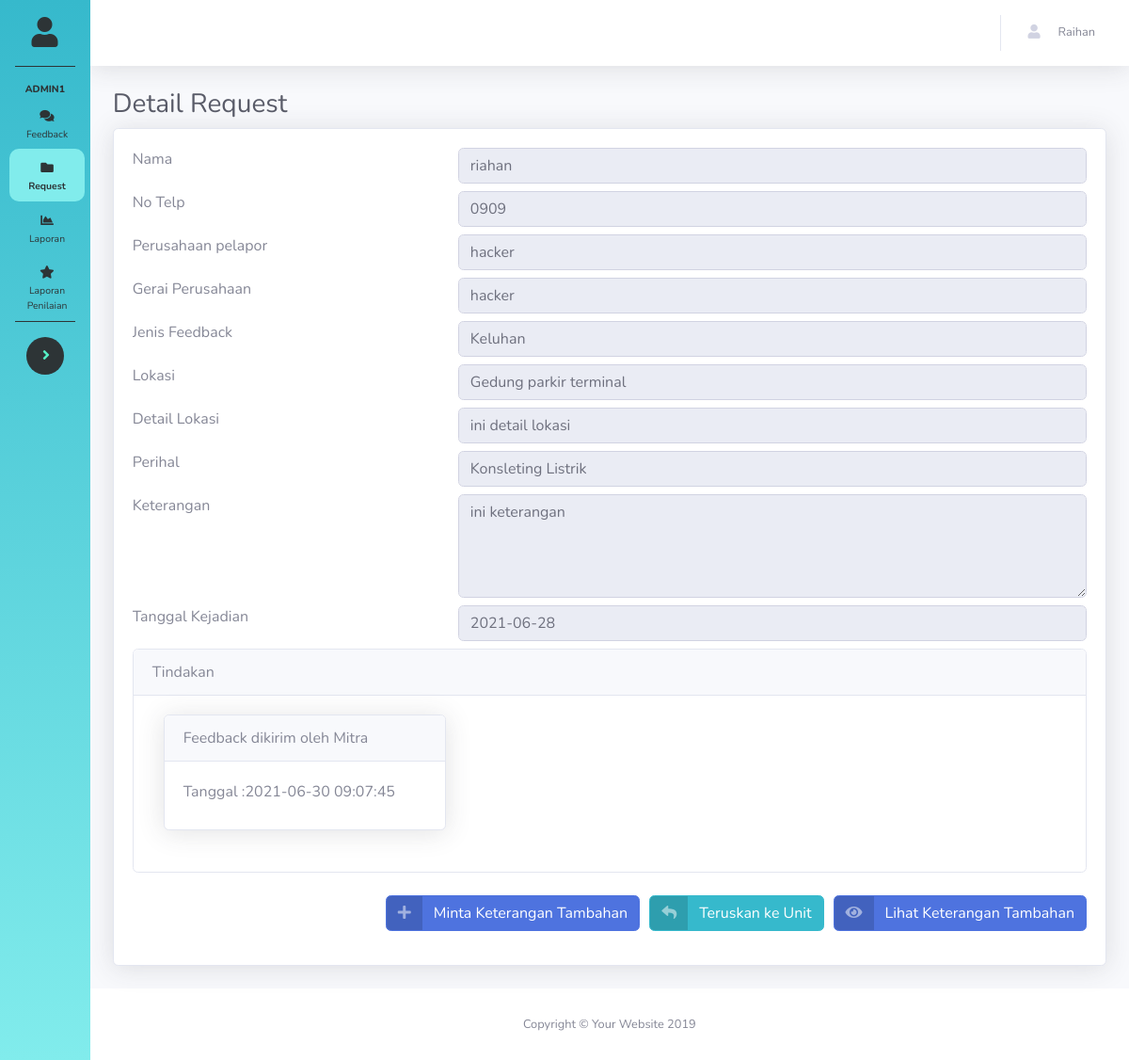
The app's page /Admin/detail_request.php?id=28 (signed in) with its own data.
### tables this page shows
CREATE TABLE `tb_aduan` (
  `id_aduan` int(11) NOT NULL,
  `id_akun` int(11) DEFAULT NULL,
  `id_customer` int(11) DEFAULT NULL,
  `id_unit` int(11) DEFAULT NULL,
  `nama_unit` varchar(200) DEFAULT NULL,
  `nama_departemen` varchar(200) DEFAULT NULL,
  `nama_detail_lokasi` varchar(200) DEFAULT NULL,
  `nama_lokasi` varchar(200) DEFAULT NULL,
  `jenis` varchar(10) NOT NULL,
  `urgensi` tinyint(4) DEFAULT 0,
  `perihal` text NOT NULL,
  `pelapor` varchar(20) NOT NULL,
  `ket` text NOT NULL,
  `status` varchar(12) NOT NULL,
  `waktu` datetime DEFAULT NULL,
  `waktu_kirim` datetime NOT NULL,
  `waktu_kejadian` date DEFAULT NULL,
  `keterangan_kejadian` text DEFAULT NULL,
  `foto` text DEFAULT NULL,
  `level` int(11) NOT NULL
);

CREATE TABLE `tb_customer` (
  `id_customer` int(11) NOT NULL,
  `nama_perusahaan` varchar(200) DEFAULT NULL,
  `gerai` varchar(200) DEFAULT NULL,
  `nama` text NOT NULL,
  `email` varchar(50) NOT NULL,
  `no_telp` varchar(20) NOT NULL,
  `password` text NOT NULL,
  `status` int(11) NOT NULL,
  `masa_berlaku` date NOT NULL,
  `kontrak` date DEFAULT NULL,
  `id_pass_bandara` varchar(30) NOT NULL,
  `pass_bandara` text DEFAULT NULL,
  `foto` text DEFAULT NULL,
  `tanggal_pembuatan` date DEFAULT NULL
);

CREATE TABLE `tb_progress` (
  `id_progress` int(12) NOT NULL,
  `id_akun` int(11) DEFAULT NULL,
  `id_aduan` int(12) DEFAULT NULL,
  `tindakan` text DEFAULT NULL,
  `bukti` text DEFAULT NULL,
  `waktu` datetime DEFAULT NULL
);

### Admin/detail_request.php (the view, shortened to what this page needs)
<?php
    include 'header.php';
?>
        <div class="container-fluid">
          <h1 class="h3 mb-2 text-gray-800">Detail Request</h1>
          <div class="card shadow mb-4">
            <div class="card-body">
              <div class="table-responsive">
                <table class="table" id="" width="100%" cellspacing="0">
            				<?php
            				$id_aduan = $_GET['id'];
            				$data = mysqli_query($koneksi, "SELECT pelapor, Nama,no_telp, email,jenis,
                                                      perihal, ket, tb_aduan.foto, tb_aduan.status,
                                                      nama_lokasi, nama_detail_lokasi, tindakan,
                                                      nama_perusahaan, gerai, waktu_kejadian, keterangan_kejadian
                                                      from tb_aduan
                                                      left join tb_customer ON tb_aduan.id_customer=tb_customer.id_customer
                                                      left join tb_progress ON tb_aduan.id_aduan = tb_progress.id_aduan
            					where tb_aduan.id_aduan ='$id_aduan' ") or die(mysqli_error($koneksi));
            				$cek = mysqli_num_rows($data);
							if($cek > 0){
								$row = mysqli_fetch_assoc($data);
				if($row['Nama']==NULL){
				    echo "
				    <div class='row mb-2'>
				      <div class='col-lg-4'>
				        <label>Pelapor<label>
              </div>
              <div class='col-lg-8'>
                <input type='text' class='form-control' disabled value='".$row['pelapor']."'></input>
              </div>
            </div>
              ";
				}else{
				    echo "
				    <div class='row mb-2'>
				      <div class='col-lg-4'>
				        <label>Nama<label>
                </div>
                <div class='col-lg-8'>
                  <input type='text' class='form-control' disabled value='".$row['Nama']."'></input>
                </div>
              </div>
				    <div class='row mb-2'>
				      <div class='col-lg-4'>
				        <label>No Telp<label>
                </div>
                <div class='col-lg-8'>
                  <input type='text' class='form-control' disabled value='".$row['no_telp']."'></input>
                </div>
              </div>
              <div class='row mb-2'>
                <div class='col-lg-4'>
                  <label>Perusahaan pelapor<label>
                  </div>
                  <div class='col-lg-8'>
                    <input type='text' class='form-control' disabled value='".$row['nama_perusahaan']."'></input>
                  </div>
                </div>
                <div class='row mb-2'>
                  <div class='col-lg-4'>
                    <label>Gerai Perusahaan<label>
                    </div>
                    <div class='col-lg-8'>
                      <input type='text' class='form-control' disabled value='".$row['gerai']."'></input>
                    </div>
                  </div>
                ";
				}
                echo "
				    <div class='row mb-2'>
				      <div class='col-lg-4'>
                <label>Jenis Feedback<label>
              </div>
              <div class='col-lg-8'>
                <input type='text' class='form-control' disabled value='".$row['jenis']."'></input>
              </div>
            </div>
				    <div class='row mb-2'>
				      <div class='col-lg-4'>
				        <label>Lokasi<label>
              </div>
              <div class='col-lg-8'>
                <input type='text' class='form-control' disabled value='";
                  if(isset($row["nama_lokasi"])){
                      echo $row["nama_lokasi"];
                  }else{
                      echo "Lokasi sudah dihapus dari database";
                  }
                echo "'></input>
              </div>
            </div>
            <div class='row mb-2'>
				      <div class='col-lg-4'>
				        <label>Detail Lokasi<label>
                      </div>
                      <div class='col-lg-8'>
                        <input type='text' class='form-control' disabled value='";
                          if(isset($row["nama_detail_lokasi"])){
                              echo $row["nama_detail_lokasi"];
                          }else{
                              echo "Lokasi sudah dihapus dari database";
                          }
                        echo "'></input>
                      </div>
                    </div>
            <div class='row mb-2'>
              <div class='col-lg-4'>
                <label>Perihal<label>
              </div>
              <div class='col-lg-8'>
                <input type='text' class='form-control' disabled value='".$row['perihal']."'></input>
              </div>
            </div>
				    <div class='row mb-2'>
				      <div class='col-lg-4'>
				        <label>Keterangan<label>
              </div>
              <div class='col-lg-8'>
                <textarea class='form-control' disabled rows=4>".$row['ket']."</textarea>
              </div>
            </div>
				    <div class='row mb-2'>
              <div class='col-lg-4'>
                <label>Tanggal Kejadian<label>
              </div>
              <div class='col-lg-8'>
                <input type='text' class='form-control' disabled value='".$row['waktu_kejadian']."'></input>
              </div>
            </div>
            ";
                      if($row["tindakan"]!=NULL){
                        echo"
                        <div class='row'>
                          <div class='col-lg-12'>
                            <div class='card mb-4'>
                              <div class='card-header'>
                                Tindakan
                              </div>
                              <div class='card-body'>
                                  <div class='col-lg-12'>
                                <div class='row'>";
                                $data_progress = mysqli_query($koneksi, "SELECT Nama, tindakan, bukti, tb_akun.id_akun, waktu, id_progress FROM tb_progress
                                                                         left join tb_akun on tb_akun.id_akun = tb_progress.id_akun
                                                                         where id_aduan = '$id_aduan'") or die(mysqli_error($koneksi));
                              while($rowTindakan = mysqli_fetch_assoc($data_progress)){
                                echo"
                                    <div class='col-sm-4'>
                                      <div class='card shadow mb-4'>
                                        <div class='card-header'>
                                          ".$rowTindakan["tindakan"]."
                                        </div>
                                        <div class='card-body'>
                                            <label> Tanggal :".$rowTindakan["waktu"]."</label><br/>";
                                          echo"
                                        </div>
                                      </div>
                                    </div>";
                              }
                              echo"
                                  </div>
                                </div>
                              </div>
                            </div>
                          </div>
                        </div>";
                      }
                      echo "
                      <button type='button' data-toggle='modal' data-target='#lihatketeranganModal' style='margin-left:10px;' class='btn btn-primary btn-icon-split float-right' >
                        <span class='icon text-white-50'>
                          <i class='fas fa-eye'></i>
                        </span>
                        <span class='text'>Lihat Keterangan Tambahan</span>
                      </button>
                      <div class='modal fade' id='lihatketeranganModal' tabindex='-1' role='dialog' aria-labelledby='exampleModalLabel' aria-hidden='true'>
                        <div class='modal-dialog' role='document'>
                          <div class='modal-content'>
                            <div class='modal-header'>
                              <h5 class='modal-title' id='kembaliModalLabel'>Keterangan Tambahan</h5>
                              <button class='close' type='button' data-dismiss='modal' aria-label='Close'>
                                <span aria-hidden='true'>×</span>
                              </button>
                            </div>
                              <div class='modal-body'>";
                             echo"</div>
                                    <div class='modal-footer'>
                                        <button class='btn btn-secondary' type='button' data-dismiss='modal'>Keluar</button>
                                    </div>
                                </div>
                            </div>
                        </div>";
                      if(($_SESSION['hak_akses']=='Super Admin'||$_SESSION['hak_akses']=='Admin1')&& ($row["status"] =='Request' || $row["status"]=="Returned")){
                  echo "
                  <a href='#' data-toggle='modal' data-target='#kembaliModal' class='btn btn-info btn-icon-split float-right' >
                    <span class='icon text-white-50'>
                      <i class='fas fa-reply'></i>
                    </span>
                    <span class='text'>Teruskan ke Unit</span>
                  </a>
                  <div class='modal fade' id='kembaliModal' tabindex='-1' role='dialog' aria-labelledby='exampleModalLabel' aria-hidden='true'>
                    <div class='modal-dialog' role='document'>
                      <div class='modal-content'>
                        <div class='modal-header'>
                          <h5 class='modal-title' id='kembaliModalLabel'>Teruskan ke Unit</h5>
                          <button class='close' type='button' data-dismiss='modal' aria-label='Close'>
                            <span aria-hidden='true'>×</span>
                          </button>
                        </div>
                        <form action='../action/teruskan.php' method='post' id='my_form'>
                          <div class='modal-body'>
                            <label>Pilih Departemen.</label>
                            <select name='Departemen' class='form-control departemen' id='departemen' required>";
                        echo"</select>
                        <label>Pilih Unit.</label>
                            <select name='unit' class='form-control unit' id='unit' required>";
                        echo"</select>
                          </div>
                          <input type='hidden' value='".$_GET['id']."' name='id'>
                        </form>
                      </div>
                    </div>
                  </div>
                  <a href='#' data-toggle='modal' data-target='#keteranganModal' style='margin-right:10px;' class='btn btn-primary btn-icon-split float-right' >
                    <span class='icon text-white-50'>
                      <i class='fas fa-plus'></i>
                    </span>
                    <span class='text'>Minta Keterangan Tambahan</span>
                  </a>
                  <div class='modal fade' id='keteranganModal' tabindex='-1' role='dialog' aria-labelledby='exampleModalLabel' aria-hidden='true'>
                          <input type='hidden' value='".$_GET['id']."' name='id'>
                  </div>";
                    }
              } else {
                echo"<tr>
                  <td><label>Data tidak Ditemukan</label></td>
                </tr>";
              }
            				?>
                  </table>
            </div>
          </div>
          </div>
        </div>
      </div>
<?php include 'footer.php';
?>

### records on screen
tb_aduan: id_customer.nama "riahan", id_customer.no_telp "0909", id_customer.nama_perusahaan "hacker", id_customer.gerai "hacker", jenis "Keluhan", nama_lokasi "Gedung parkir terminal", nama_detail_lokasi "ini detail lokasi", perihal "Konsleting Listrik", ket "ini keterangan", waktu_kejadian "2021-06-28"
tb_progress: tindakan "Feedback dikirim oleh Mitra", waktu "2021-06-30 09:07:45"

### other values on screen
$_SESSION['hak_akses'] "ADMIN1"
$_SESSION['nama'] "Raihan"
